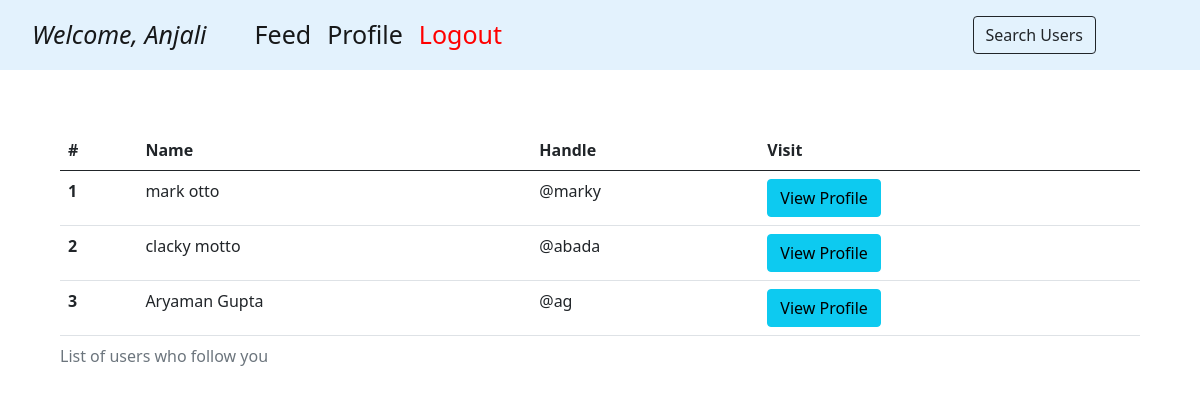
The page /profile/followers (signed in) on the database as committed earlier.
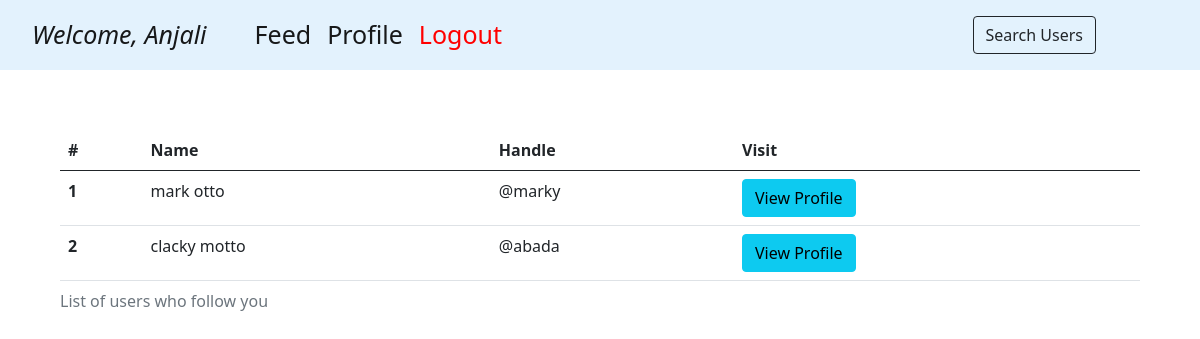
The same page on the database as committed later.
### app.py (models this page shows)
class App_user(db.Model, UserMixin):
    __tablename__ = 'app_user'
    id = db.Column(db.Integer, autoincrement = True, primary_key = True)
    username = db.Column(db.String, nullable = False, unique = True)
    first_name = db.Column(db.String, nullable = False)
    profile_pic = db.Column(db.String, nullable = False)
    last_name = db.Column(db.String, nullable = False)
    password = db.Column(db.String, nullable = False)

### app.py (the view)
@app.route("/profile/followers")
@login_required
def display_followers():
    other_users = App_user.query.filter(App_user.username != current_user.username).all()
    followers = db.session.query(App_user).join(Follower, App_user.id == Follower.ID).filter(Follower.following_ID == current_user.id).all()
    return render_template("followers.html", followers = followers, users = other_users)

### app.py (called while the page is built)
@login_manager.user_loader
def load_user(user):
    return App_user.query.get(int(user))

### templates/followers.html (shortened to what this page needs)
<!DOCTYPE html>
<html lang="en">
<head>
    <link href="https://cdn.jsdelivr.net/npm/bootstrap@5.2.2/dist/css/bootstrap.min.css" rel="stylesheet">      </head>
</head>
<body>
    {% include 'navbar.html' %}
    <div class="t">
    <table class="table">
        <caption>List of users who follow you</caption>
        <thead>
          <tr>
            <th scope="col">#</th>
            <th scope="col">Name</th>
            <th scope="col">Handle</th>
            <th scope="col">Visit</th>
          </tr>
        </thead>
        <tbody>
            {% set x = namespace(value=1) %}
            {% for i in followers %}
          <tr>
            <th scope="row">{{x.value}}{% set x.value = x.value+1 %}</th>
            <td>{{i.first_name}} {{i.last_name}}</td>
            <td>@{{i.username}}</td>
            <td><button class="btn btn-info" onclick = "window.location.href='/feed/{{i.username}}'">View Profile</button></td>
          </tr>
          {% endfor %}
        </tbody>
      </table>
      </div>
</body>
</html>

Rows that differ between the two databases and show on the page:
removed App_user: value "3", first_name "Aryaman", last_name "Gupta", username "ag"
